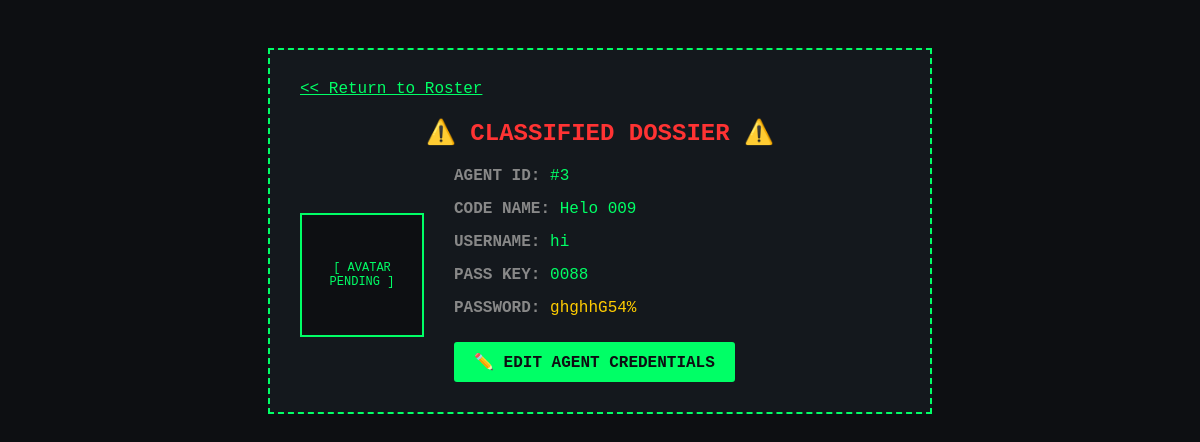
The app's page /profile/3 (signed in) with its own data.
### tables this page shows
CREATE TABLE agents (
            id INTEGER PRIMARY KEY AUTOINCREMENT,
            codename TEXT NOT NULL,
            username TEXT NOT NULL UNIQUE,
            pass_key TEXT NOT NULL,
            password TEXT NOT NULL,
            avatar TEXT DEFAULT 'agent_default.png'
        );

### Spy_agency_App.py (the view)
@app.route('/profile/<int:agent_id>')
def profile(agent_id):
    if 'agent_id' not in session:
        flash("🚫 Unauthorized Access: Log in required.", 'error')
        return redirect(url_for('login'))
    connection = get_db_connection()
    agent = connection.execute('SELECT * FROM agents WHERE id = ?', (agent_id,)).fetchone()
    connection.close()
    if agent is None:
        flash("❌ Warning: Target Agent not found in HQ database.", 'error')
        return redirect(url_for('users'))
    return render_template('profile.html', agent=agent)

### database.py (called while the page is built)
def get_db_connection():
    conn = sqlite3.connect('spy_Vault.db')
    conn.row_factory = sqlite3.Row
    return conn

### Templates/Profile.html (shortened to what this page needs)
<!DOCTYPE html>
<html lang="en">
<head>
</head>
<body>
    <div class="dossier-box">
        <a class="nav-link" href="/users"><< Return to Roster</a>
        <h2>⚠️ CLASSIFIED DOSSIER ⚠️</h2>
        <div class="badge-grid">
            <div class="avatar-placeholder">
                [ AVATAR <br> PENDING ]
            </div>
            <div>
                <div class="data-field"><span class="label">AGENT ID:</span> #{{ agent.id }}</div>
                <div class="data-field"><span class="label">CODE NAME:</span> {{ agent.codename }}</div>
                <div class="data-field"><span class="label">USERNAME:</span> {{ agent.username }}</div>
                <div class="data-field"><span class="label">PASS KEY:</span> {{ agent.pass_key }}</div>
                <div class="data-field"><span class="label">PASSWORD:</span> <span style="color: #ffcc00;">{{ agent.password }}</span></div>
                <div style="margin-top: 25px; text-align: center;">
                     <a href="{{ url_for('update_profile', agent_id=agent.id) }}" style="color: #0d0f12; background-color: #00ff66; padding: 10px 20px; text-decoration: none; font-weight: bold; text-transform: uppercase; border-radius: 3px; display: inline-block;">
                         ✏️ Edit Agent Credentials
                     </a>
                </div>
            </div>
        </div>
    </div>
</body>
</html>

### Templates/Profile.html (style rules this page uses)
body { background-color: #0d0f12; color: #00ff66; font-family: 'Courier New', Courier, monospace; padding: 40px; }
.dossier-box { border: 2px dashed #00ff66; background-color: #14181d; max-width: 600px; margin: 0 auto; padding: 30px; }
h2 { text-align: center; color: #ff3333; margin-top: 0; text-transform: uppercase; }
.badge-grid { display: flex; align-items: center; margin-top: 20px; }
.avatar-placeholder { width: 120px; height: 120px; border: 2px solid #00ff66; display: flex; align-items: center; justify-content: center; font-size: 12px; text-align: center; margin-right: 30px; background-color: #0d0f12; }
.data-field { margin-bottom: 15px; font-size: 16px; }
.label { color: #888; font-weight: bold; }
.nav-link { color: #00ff66; display: inline-block; margin-bottom: 20px; }

### records on screen
agents: id "3", codename "Helo 009", username "hi", pass_key "0088", password "ghghhG54%"
